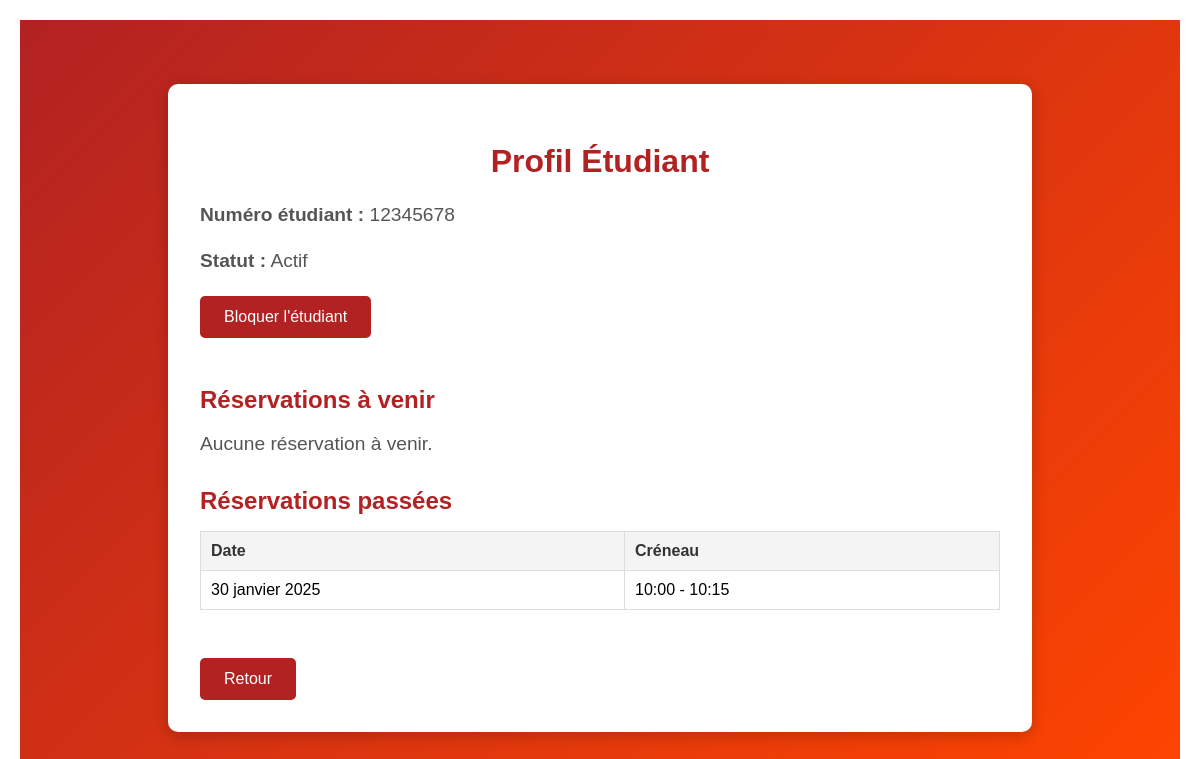
The page /profilEtudiant/12345678/ (signed in) on the database its author committed.
### Reservation/models.py (models this page shows, shortened)
class Etudiant(models.Model):
    num_etudiant = models.CharField(unique=True, max_length=8)
    autorise = models.BooleanField(default=True)
    date_derniere_reserv = models.DateTimeField(default=timezone.now)
    class Meta:
        managed = False
        db_table = 'Etudiant'

class Reservation(models.Model):
    etudiant = models.ForeignKey('Etudiant', models.DO_NOTHING)
    box_id = models.IntegerField()
    date_field= models.DateField(db_column='date_')
    creneau = models.ForeignKey('Creneau', models.DO_NOTHING)
    admin_field = models.BooleanField(db_column='admin_')
    class Meta:
        managed = False
        db_table = 'Reservation'

class Creneau(models.Model):
    heure_debut = models.TimeField()
    heure_fin = models.TimeField()
    class Meta:
        managed = False
        db_table = 'Creneau'

### Reservation/views.py (the view)
# urls.py: path('profilEtudiant/<str:student_number>/', views.profilEtudiant, name='profilEtudiant'),
def profilEtudiant(request, student_number):
    etudiant = get_object_or_404(Etudiant, num_etudiant=student_number)
    is_admin = request.session.get('is_admin', False)
    current_student = request.session.get('NumEtud', '')
    if not (is_admin or current_student == student_number):
        return render(request, 'erreur.html', {
            'title': 'Accès refusé',
            'error': "Vous n'êtes pas autorisé à consulter ce profil.",
            'action_url': reverse('index'),
        })
    reservations_a_venir = Reservation.objects.filter(
        etudiant=etudiant,
        date_field__gte=timezone.now().date()
    )
    reservations_passees = Reservation.objects.filter(
        etudiant=etudiant,
        date_field__lt=timezone.now().date()
    )
    context = {
        'title': 'Profil Étudiant',
        'student': etudiant,
        'reservations_a_venir': reservations_a_venir,
        'reservations_passees': reservations_passees,
        'is_admin': is_admin,
    }
    return render(request, 'profilEtudiant.html', context)

### Reservation/templates/profilEtudiant.html (shortened to what this page needs)
{% extends 'base.html' %}
{% block content %}
<div class="profile-container">
    <div class="profile-box">
        <h2>Profil Étudiant</h2>
        <p><strong>Numéro étudiant :</strong> {{ student.num_etudiant }}</p>
        <p><strong>Statut :</strong> {% if student.autorise %}Actif{% else %}<span class="blocked">Bloqué</span>{% endif %}</p>
        {% if is_admin %}
            <form action="{% url 'toggleBlockStudent' student.num_etudiant %}" method="post">
                <button type="submit" class="block-button">
                    {% if student.autorise %}Bloquer l'étudiant{% else %}Débloquer l'étudiant{% endif %}
                </button>
            </form>
        {% endif %}
        <div class="section">
            <h3>Réservations à venir</h3>
            {% if reservations_a_venir %}
            <table>
                <thead>
                    <tr>
                        <th>Date</th>
                        <th>Créneau</th>
                    </tr>
                </thead>
                <tbody>
                    {% for reservation in reservations_a_venir %}
                    <tr>
                        <td>{{ reservation.date_field }}</td>
                        <td>{{ reservation.creneau.heure_debut }} - {{ reservation.creneau.heure_fin }}</td>
                    </tr>
                    {% endfor %}
                </tbody>
            </table>
            {% else %}
            <p>Aucune réservation à venir.</p>
            {% endif %}
        </div>
        <div class="section">
            <h3>Réservations passées</h3>
            {% if reservations_passees %}
            <table>
                <thead>
                    <tr>
                        <th>Date</th>
                        <th>Créneau</th>
                    </tr>
                </thead>
                <tbody>
                    {% for reservation in reservations_passees %}
                    <tr>
                        <td>{{ reservation.date_field }}</td>
                        <td>{{ reservation.creneau.heure_debut }} - {{ reservation.creneau.heure_fin }}</td>
                    </tr>
                    {% endfor %}
                </tbody>
            </table>
            {% else %}
            <p>Aucune réservation passée.</p>
            {% endif %}
        </div>
            <a href="{% if is_admin %}{% url 'profilAdmin' %}{% else %}{% url 'vueCalendrier' %}{% endif %}" class="back-button">Retour</a>
    </div>
</div>
{% endblock %}

### Reservation/static/css/styles.css (style rules this page uses)
body { font-family: Arial, sans-serif; margin: 20px; }
h2 { color: #333; }
table { width: 100%; border-collapse: collapse; margin-bottom: 20px; }
th, td { border: 1px solid #ccc; padding: 10px; text-align: left; }
th { background-color: #f4f4f4; }
.back-button { background-color: #4CAF50; }
.block-button { background-color: #ff4444; margin-bottom: 20px; }
.back-button { display: inline-block; margin-top: 1rem; padding: 0.5rem 1rem; background: #b22222; color: white; border: none; border-radius: 5px; text-decoration: none; font-size: 0.9rem; cursor: pointer; transition: background 0.3s ease; }
.profile-container { display: flex; justify-content: center; align-items: center; min-height:92vh; background: linear-gradient(135deg, #b22222, #ff4500); font-family: 'Arial', sans-serif; padding: 20px; }
.profile-box { background: white; padding: 2rem; border-radius: 10px; box-shadow: 0 4px 15px rgba(0, 0, 0, 0.2); width: 100%; max-width: 800px; }
.profile-box h2 { font-size: 2rem; color: #b22222; margin-bottom: 1.5rem; text-align: center; }
.profile-box p { font-size: 1.2rem; color: #555; margin-bottom: 1.5rem; }
.profile-box .section { margin-bottom: 2rem; }
.profile-box .section h3 { font-size: 1.5rem; color: #b22222; margin-bottom: 1rem; }
.profile-box table { width: 100%; border-collapse: collapse; margin-bottom: 1.5rem; }
.profile-box table th, .profile-box table td { border: 1px solid #ddd; padding: 10px; text-align: left; }
.profile-box table th { background-color: #f4f4f4; color: #333; }
.profile-box .block-button { padding: 0.75rem 1.5rem; background: #b22222; color: white; border: none; border-radius: 5px; font-size: 1rem; cursor: pointer; transition: background 0.3s ease; margin-bottom: 1.5rem; }
.profile-box .back-button { padding: 0.75rem 1.5rem; background: #b22222; color: white; border: none; border-radius: 5px; font-size: 1rem; cursor: pointer; transition: background 0.3s ease; text-decoration: none; display: inline-block; }

### rows shown on the page
Etudiant: num_etudiant "12345678"
Reservation: date_field "30 janvier 2025", creneau.heure_debut "10:00", creneau.heure_fin "10:15"
